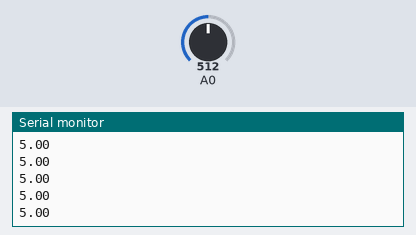
This sketch was run on a simulated Arduino Uno, built with avr-gcc and run on an emulated ATmega328P. On the bench: the last lines printed to the serial monitor. The test bench sets the inputs (shaded band); at power-on: A0 = 512.

Above: at 1.2 s.
1.3 s: A0 set to 716
At 1.33 s:
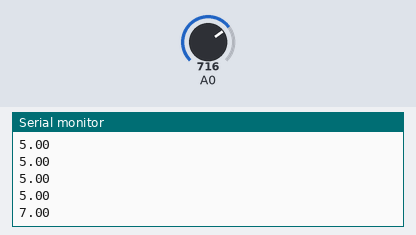
2.8 s: A0 set to 900
At 2.8 s:
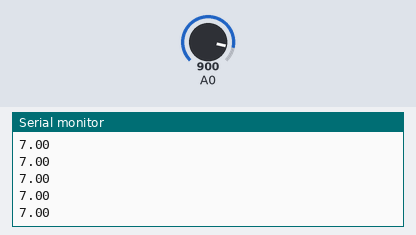
Timing chart, 0 to 5.8 s (numbered marks = the images above; inputs shaded):
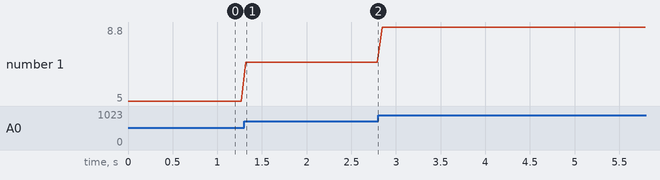

The sketch:

main.ino
```cpp
void setup() {
  Serial.begin(9600);
}

void loop() {
  analogRead(A0);          // lectura de descarte
  delay(2);
  int lectura = analogRead(A0);
  float voltaje = lectura * 5.0 / 1023.0 * 2.0;  // x2 por el divisor
  Serial.println(voltaje);
  delay(50);
}
```

Measured:
- after the input at 1.3 s, the serial monitor: prints a new line at once (image 1)
- plotted number 1: 5 → 7 after the input at 1.3 s, 7 → 8.8 after the input at 2.8 s
